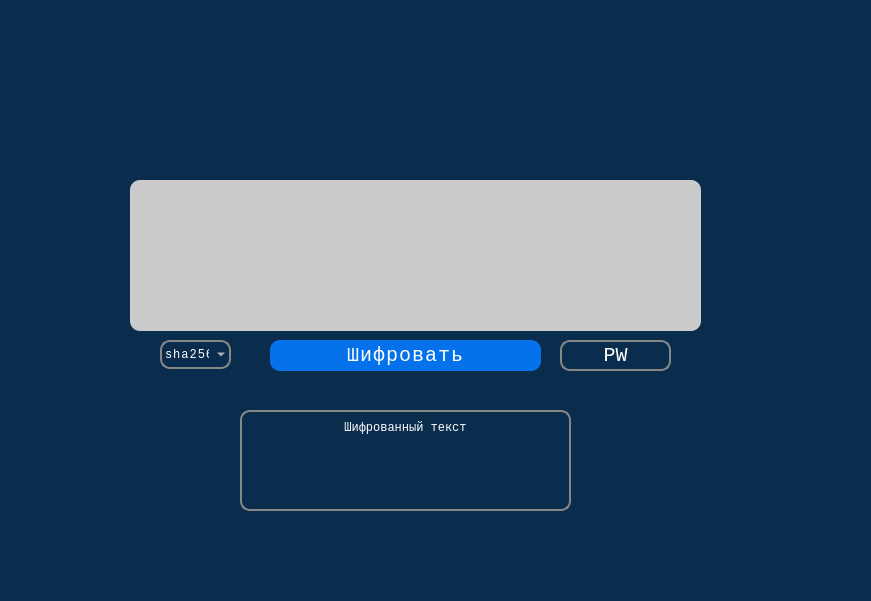
   <widget class="QWidget" name="menu3" native="true">
    <property name="enabled">
     <bool>true</bool>
    </property>
    <property name="geometry">
     <rect>
      <x>49</x>
      <y>-1</y>
      <width>871</width>
      <height>601</height>
     </rect>
    </property>
    <property name="styleSheet">
     <string notr="true">background:rgb(238, 238, 238)</string>
    </property>
    <widget class="QWidget" name="cipher" native="true">
     <property name="enabled">
      <bool>true</bool>
     </property>
     <property name="geometry">
      <rect>
       <x>0</x>
       <y>0</y>
       <width>881</width>
       <height>601</height>
      </rect>
     </property>
     <property name="styleSheet">
      <string notr="true">background-color:#0a2d4d</string>
     </property>
     <widget class="QPushButton" name="cipher_button">
      <property name="geometry">
       <rect>
        <x>270</x>
        <y>340</y>
        <width>271</width>
        <height>31</height>
       </rect>
      </property>
      <property name="font">
       <font>
        <family>Courier New</family>
        <pointsize>-1</pointsize>
        <bold>false</bold>
        <underline>false</underline>
       </font>
      </property>
      <property name="styleSheet">
       <string notr="true">QPushButton {
        background-color: #0572ec;
        font-size: 20px;
        color: rgb(255, 255, 255);
        letter-spacing: 1px;
        border-radius: 10px;
    }

    QPushButton:hover {
        background-color: #065fc7; 
    }

    QPushButton:pressed {
        background-color: #034ea6;
    }</string>
      </property>
      <property name="text">
       <string>Шифровать</string>
      </property>
     </widget>
     <widget class="QComboBox" name="comboBox">
      <property name="geometry">
       <rect>
        <x>160</x>
        <y>340</y>
        <width>71</width>
        <height>29</height>
       </rect>
      </property>
      <property name="font">
       <font>
        <family>Courier New</family>
        <pointsize>9</pointsize>
       </font>
      </property>
      <property name="styleSheet">
       <string notr="true">QComboBox::drop-down {
    image: none;
	width:0px;
}
QComboBox{
	letter-spacing: 1px;
	background-color:rgba(255, 255, 255, 0);
	border: 2px solid rgb(135, 135, 135);  
	border-radius:10px;
	color:white;
}
QComboBox:hover, QComboBox:pressed {
        border-color: rgb(120, 120, 120); 
    }

QComboBox::item {
        background-color: rgba(255,255,255,255); 
        color: white; 
    }</string>
      </property>
      <property name="currentIndex">
       <number>0</number>
      </property>
      <property name="placeholderText">
       <string/>
      </property>
      <item>
       <property name="text">
        <string>sha256</string>
       </property>
      </item>
      <item>
       <property name="text">
        <string>sha512</string>
       </property>
      </item>
      <item>
       <property name="text">
        <string>sha1</string>
       </property>
      </item>
      <item>
       <property name="text">
        <string>sha384</string>
       </property>
      </item>
      <item>
       <property name="text">
        <string>BumBar</string>
       </property>
      </item>
     </widget>
     <widget class="QTextEdit" name="input">
      <property name="geometry">
       <rect>
        <x>130</x>
        <y>180</y>
        <width>571</width>
        <height>151</height>
       </rect>
      </property>
      <property name="font">
       <font>
        <family>Courier New</family>
        <pointsize>15</pointsize>
       </font>
      </property>
      <property name="styleSheet">
       <string notr="true">background-color:rgb(203, 203, 203);
border-radius:10px;</string>
      </property>
     </widget>
     <widget class="QPushButton" name="PW_button">
      <property name="geometry">
       <rect>
        <x>560</x>
        <y>340</y>
        <width>111</width>
        <height>31</height>
       </rect>
      </property>
      <property name="font">
       <font>
        <family>Courier New</family>
        <pointsize>15</pointsize>
       </font>
      </property>
      <property name="styleSheet">
       <string notr="true">QPushButton {
        background-color: rgba(255, 255, 255, 0);
        color: white;
        border-radius: 10px;
        border: 2px solid rgb(135, 135, 135);  
        padding: 5px 10px;
    }

QPushButton:hover {
        border-color: rgb(120, 120, 120); 
    }</string>
      </property>
      <property name="text">
       <string>PW</string>
      </property>
     </widget>
     <widget class="QTextBrowser" name="output">
      <property name="geometry">
       <rect>
        <x>240</x>
        <y>410</y>
        <width>331</width>
        <height>101</height>
       </rect>
      </property>
      <property name="font">
       <font>
        <family>Courier New</family>
       </font>
      </property>
      <property name="styleSheet">
       <string notr="true">QTextBrowser {
    background-color: rgba(255, 255, 255, 0);
    color: white;
    border-radius: 10px; 
    border: 2px solid rgb(135, 135, 135);
    padding: 5px;
}</string>
      </property>
      <property name="html">
       <string>&lt;!DOCTYPE HTML PUBLIC &quot;-//W3C//DTD HTML 4.0//EN&quot; &quot;http://www.w3.org/TR/REC-html40/strict.dtd&quot;&gt;
&lt;html&gt;&lt;head&gt;&lt;meta name=&quot;qrichtext&quot; content=&quot;1&quot; /&gt;&lt;meta charset=&quot;utf-8&quot; /&gt;&lt;style type=&quot;text/css&quot;&gt;
p, li { white-space: pre-wrap; }
hr { height: 1px; border-width: 0; }
li.unchecked::marker { content: &quot;\2610&quot;; }
li.checked::marker { content: &quot;\2612&quot;; }
&lt;/style&gt;&lt;/head&gt;&lt;body style=&quot; font-family:'Courier New'; font-size:9pt; font-weight:400; font-style:normal;&quot;&gt;
&lt;p align=&quot;center&quot; style=&quot; margin-top:0px; margin-bottom:0px; margin-left:0px; margin-right:0px; -qt-block-indent:0; text-indent:0px;&quot;&gt;Шифрованный текст&lt;/p&gt;&lt;/body&gt;&lt;/html&gt;</string>
      </property>
     </widget>
    </widget>
    <widget class="QWidget" name="PW" native="true">
     <property name="enabled">
      <bool>true</bool>
     </property>
     <property name="geometry">
      <rect>
       <x>-1</x>
       <y>-1</y>
       <width>871</width>
       <height>601</height>
      </rect>
     </property>
     <property name="styleSheet">
      <string notr="true">background-color:#0a2d4d</string>
     </property>
     <widget class="QPushButton" name="Button_Cipher_change">
      <property name="enabled">
       <bool>true</bool>
      </property>
      <property name="geometry">
       <rect>
        <x>572</x>
        <y>340</y>
        <width>111</width>
        <height>31</height>
       </rect>
      </property>
      <property name="font">
       <font>
        <family>Courier New</family>
        <pointsize>15</pointsize>
       </font>
      </property>
      <property name="styleSheet">
       <string notr="true">QPushButton {
        background-color: rgba(255, 255, 255, 0);
        color: white;
        border-radius: 10px;
        border: 2px solid rgb(135, 135, 135);  
        padding: 5px 10px;
    }

QPushButton:hover {
        border-color: rgb(120, 120, 120); 
    }</string>
      </property>
      <property name="text">
       <string>Cipher</string>
      </property>
     </widget>
     <widget class="QPushButton" name="pw_button">
      <property name="geometry">
       <rect>
        <x>382</x>
        <y>340</y>
        <width>51</width>
        <height>31</height>
       </rect>
      </property>
      <property name="font">
       <font>
        <family>Arial</family>
        <pointsize>15</pointsize>
        <bold>false</bold>
        <underline>false</underline>
       </font>
      </property>
      <property name="styleSheet">
       <string notr="true">QPushButton {
        background-color: rgba(255, 255, 255, 0);
        color: white;
        border-radius: 10px;
        border: 2px solid rgb(135, 135, 135);  
        padding: 5px 10px;
    }

QPushButton:hover {
        border-color: rgb(120, 120, 120);  
    }</string>
      </property>
      <property name="text">
       <string>↺</string>
      </property>
     </widget>
     <widget class="QSlider" name="password_length_slider">
      <property name="geometry">
       <rect>
        <x>202</x>
        <y>350</y>
        <width>141</width>
        <height>22</height>
       </rect>
      </property>
      <property name="styleSheet">
       <string notr="true">background-color:rgba(255, 255, 255,0);</string>
      </property>
      <property name="orientation">
       <enum>Qt::Horizontal</enum>
      </property>
     </widget>
     <widget class="QPushButton" name="Copy_password">
      <property name="geometry">
       <rect>
        <x>462</x>
        <y>340</y>
        <width>81</width>
        <height>31</height>
       </rect>
      </property>
      <property name="font">
       <font>
        <family>Courier New</family>
        <pointsize>-1</pointsize>
       </font>
      </property>
      <property name="styleSheet">
       <string notr="true">QPushButton {
        background-color: #0572ec;
        font-size: 20px;
        color: rgb(255, 255, 255);
        letter-spacing: 1px;
        border-radius: 10px;
    }

    QPushButton:hover {
        background-color: #065fc7; 
    }

    QPushButton:pressed {
        background-color: #034ea6;
    }</string>
      </property>
      <property name="text">
       <string>Copy</string>
      </property>
     </widget>
     <widget class="QLabel" name="Lendth">
      <property name="geometry">
       <rect>
        <x>130</x>
        <y>350</y>
        <width>61</width>
        <height>20</height>
       </rect>
      </property>
      <property name="font">
       <font>
        <family>Courier New</family>
        <pointsize>15</pointsize>
       </font>
      </property>
      <property name="styleSheet">
       <string notr="true">color: white;
background-color:rgba(255, 255, 255,0);</string>
      </property>
      <property name="text">
       <string>Длина</string>
      </property>
     </widget>
     <widget class="QLabel" name="password_lendth_label">
      <property name="geometry">
       <rect>
        <x>352</x>
        <y>346</y>
        <width>27</width>
        <height>31</height>
       </rect>
      </property>
      <property name="font">
       <font>
        <family>Courier New</family>
        <pointsize>15</pointsize>
       </font>
      </property>
      <property name="styleSheet">
       <string notr="true">background-color:rgba(255, 255, 255, 0);
color: white;</string>
      </property>
      <property name="text">
       <string>0</string>
      </property>
     </widget>
     <widget class="QCheckBox" name="lower_case">
      <property name="geometry">
       <rect>
        <x>122</x>
        <y>390</y>
        <width>161</width>
        <height>20</height>
       </rect>
      </property>
      <property name="font">
       <font>
        <family>Courier New</family>
        <pointsize>12</pointsize>
       </font>
      </property>
      <property name="styleSheet">
       <string notr="true">background-color:rgba(255, 255, 255,0);
color: white;
border-radius:10px;</string>
      </property>
      <property name="text">
       <string>Нижний регистр</string>
      </property>
     </widget>
     <widget class="QCheckBox" name="numbers">
      <property name="geometry">
       <rect>
        <x>312</x>
        <y>390</y>
        <width>76</width>
        <height>20</height>
       </rect>
      </property>
      <property name="font">
       <font>
        <family>Courier New</family>
        <pointsize>12</pointsize>
       </font>
      </property>
      <property name="styleSheet">
       <string notr="true">background-color:rgba(255, 255, 255,0);
color: white;</string>
      </property>
      <property name="text">
       <string>Цифры</string>
      </property>
     </widget>
     <widget class="QCheckBox" name="symbols">
      <property name="geometry">
       <rect>
        <x>432</x>
        <y>390</y>
        <width>111</width>
        <height>20</height>
       </rect>
      </property>
      <property name="font">
       <font>
        <family>Courier New</family>
        <pointsize>12</pointsize>
       </font>
      </property>
      <property name="styleSheet">
       <string notr="true">color: white;
background-color:rgba(255, 255, 255,0);</string>
      </property>
      <property name="text">
       <string>Символы</string>
      </property>
     </widget>
     <widget class="QCheckBox" name="upper_case">
      <property name="geometry">
       <rect>
        <x>552</x>
        <y>390</y>
        <width>181</width>
        <height>20</height>
       </rect>
      </property>
      <property name="font">
       <font>
        <family>Courier New</family>
        <pointsize>12</pointsize>
       </font>
      </property>
      <property name="styleSheet">
       <string notr="true">background-color:rgba(255, 255, 255,0);

color: white;</string>
      </property>
      <property name="text">
       <string>Верхний регистр</string>
      </property>
     </widget>
     <widget class="QTextBrowser" name="Password_labe">
      <property name="geometry">
       <rect>
        <x>142</x>
        <y>180</y>
        <width>531</width>
        <height>131</height>
       </rect>
      </property>
      <property name="font">
       <font>
        <family>Courier New</family>
        <pointsize>13</pointsize>
       </font>
      </property>
      <property name="styleSheet">
       <string notr="true">background-color:rgb(203, 203, 203);
border-radius:10px;</string>
      </property>
      <property name="html">
       <string>&lt;!DOCTYPE HTML PUBLIC &quot;-//W3C//DTD HTML 4.0//EN&quot; &quot;http://www.w3.org/TR/REC-html40/strict.dtd&quot;&gt;
&lt;html&gt;&lt;head&gt;&lt;meta name=&quot;qrichtext&quot; content=&quot;1&quot; /&gt;&lt;meta charset=&quot;utf-8&quot; /&gt;&lt;style type=&quot;text/css&quot;&gt;
p, li { white-space: pre-wrap; }
hr { height: 1px; border-width: 0; }
li.unchecked::marker { content: &quot;\2610&quot;; }
li.checked::marker { content: &quot;\2612&quot;; }
&lt;/style&gt;&lt;/head&gt;&lt;body style=&quot; font-family:'Courier New'; font-size:13pt; font-weight:400; font-style:normal;&quot;&gt;
&lt;p align=&quot;center&quot; style=&quot;-qt-paragraph-type:empty; margin-top:0px; margin-bottom:0px; margin-left:0px; margin-right:0px; -qt-block-indent:0; text-indent:0px;&quot;&gt;&lt;br /&gt;&lt;/p&gt;&lt;/body&gt;&lt;/html&gt;</string>
      </property>
     </widget>
    </widget>
    <zorder>PW</zorder>
    <zorder>cipher</zorder>
   </widget>
